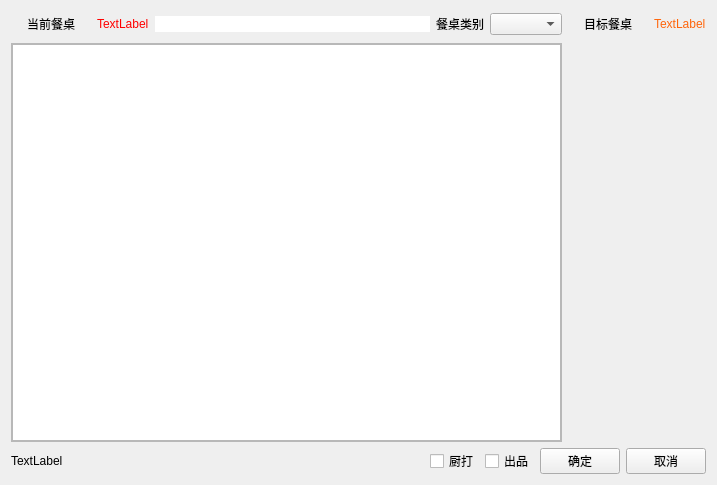
<?xml version="1.0" encoding="UTF-8"?>
<ui version="4.0">
 <class>w_scr_dish_restaurant_table_cmb</class>
 <widget class="QDialog" name="w_scr_dish_restaurant_table_cmb">
  <property name="geometry">
   <rect>
    <x>0</x>
    <y>0</y>
    <width>717</width>
    <height>485</height>
   </rect>
  </property>
  <property name="windowTitle">
   <string>Dialog</string>
  </property>
  <layout class="QVBoxLayout" name="verticalLayout_4">
   <item>
    <layout class="QHBoxLayout" name="horizontalLayout_5" stretch="1,0">
     <item>
      <layout class="QVBoxLayout" name="verticalLayout" stretch="0,1">
       <item>
        <layout class="QHBoxLayout" name="horizontalLayout_2" stretch="0,0,1,0,0">
         <item>
          <widget class="QPushButton" name="pushButton_cur_table">
           <property name="text">
            <string>当前餐桌</string>
           </property>
           <property name="flat">
            <bool>true</bool>
           </property>
          </widget>
         </item>
         <item>
          <widget class="QLabel" name="label_destination_sum">
           <property name="styleSheet">
            <string notr="true">color:red;</string>
           </property>
           <property name="text">
            <string>TextLabel</string>
           </property>
          </widget>
         </item>
         <item>
          <widget class="QLineEdit" name="lineEdit_destination">
           <property name="styleSheet">
            <string notr="true">color:#ff650b;
border:0px ;</string>
           </property>
          </widget>
         </item>
         <item>
          <widget class="QLabel" name="label">
           <property name="text">
            <string>餐桌类别</string>
           </property>
          </widget>
         </item>
         <item>
          <widget class="QComboBox" name="comboBox_tabletype"/>
         </item>
        </layout>
       </item>
       <item>
        <widget class="QFrame" name="frame">
         <property name="frameShape">
          <enum>QFrame::StyledPanel</enum>
         </property>
         <property name="frameShadow">
          <enum>QFrame::Raised</enum>
         </property>
         <property name="outer_stylesheet" stdset="0">
          <string>frame_backview</string>
         </property>
         <layout class="QVBoxLayout" name="verticalLayout_3">
          <property name="leftMargin">
           <number>0</number>
          </property>
          <property name="topMargin">
           <number>0</number>
          </property>
          <property name="rightMargin">
           <number>0</number>
          </property>
          <property name="bottomMargin">
           <number>0</number>
          </property>
          <item>
           <widget class="restaurantTableView" name="tableView"/>
          </item>
         </layout>
        </widget>
       </item>
      </layout>
     </item>
     <item>
      <layout class="QVBoxLayout" name="verticalLayout_2">
       <item>
        <layout class="QHBoxLayout" name="horizontalLayout_4" stretch="0,1">
         <item>
          <widget class="QPushButton" name="pushButton_destination">
           <property name="text">
            <string>目标餐桌</string>
           </property>
           <property name="flat">
            <bool>true</bool>
           </property>
          </widget>
         </item>
         <item>
          <widget class="QLabel" name="label_cur_table">
           <property name="styleSheet">
            <string notr="true">color:#ff650b;</string>
           </property>
           <property name="text">
            <string>TextLabel</string>
           </property>
          </widget>
         </item>
        </layout>
       </item>
       <item>
        <layout class="QHBoxLayout" name="horizontalLayout_3">
         <item>
          <widget class="QLabel" name="label_4">
           <property name="styleSheet">
            <string notr="true"/>
           </property>
           <property name="text">
            <string/>
           </property>
           <property name="pixmap">
            <pixmap resource="../res.qrc">:/image/widgets_pic/arrowright.png</pixmap>
           </property>
          </widget>
         </item>
         <item>
          <layout class="QHBoxLayout" name="horizontalLayout_div"/>
         </item>
        </layout>
       </item>
       <item>
        <spacer name="verticalSpacer">
         <property name="orientation">
          <enum>Qt::Vertical</enum>
         </property>
         <property name="sizeHint" stdset="0">
          <size>
           <width>20</width>
           <height>40</height>
          </size>
         </property>
        </spacer>
       </item>
      </layout>
     </item>
    </layout>
   </item>
   <item>
    <layout class="QHBoxLayout" name="horizontalLayout" stretch="1,0,0,0,0,0">
     <item>
      <widget class="QLabel" name="label_desc">
       <property name="text">
        <string>TextLabel</string>
       </property>
      </widget>
     </item>
     <item>
      <spacer name="horizontalSpacer">
       <property name="orientation">
        <enum>Qt::Horizontal</enum>
       </property>
       <property name="sizeHint" stdset="0">
        <size>
         <width>40</width>
         <height>20</height>
        </size>
       </property>
      </spacer>
     </item>
     <item>
      <widget class="lds_checkbox_wrap" name="checkBox_tranfer_print">
       <property name="text">
        <string>厨打</string>
       </property>
      </widget>
     </item>
     <item>
      <widget class="lds_checkbox_wrap" name="checkBox_tranfer_out">
       <property name="text">
        <string>出品</string>
       </property>
      </widget>
     </item>
     <item>
      <widget class="lds_toolbar_button" name="pushButton_ok">
       <property name="text">
        <string>确定</string>
       </property>
       <property name="outer_stylesheet" stdset="0">
        <string>pushbutton</string>
       </property>
      </widget>
     </item>
     <item>
      <widget class="lds_toolbar_button" name="pushButton_cancel">
       <property name="text">
        <string>取消</string>
       </property>
       <property name="outer_stylesheet" stdset="0">
        <string>pushbutton</string>
       </property>
      </widget>
     </item>
    </layout>
   </item>
  </layout>
 </widget>
 <customwidgets>
  <customwidget>
   <class>lds_toolbar_button</class>
   <extends>QPushButton</extends>
   <header>lds_toolbar_button.h</header>
  </customwidget>
  <customwidget>
   <class>restaurantTableView</class>
   <extends>QTableView</extends>
   <header>restauranttableview.h</header>
  </customwidget>
  <customwidget>
   <class>lds_checkbox_wrap</class>
   <extends>QCheckBox</extends>
   <header>lds_checkbox_wrap.h</header>
  </customwidget>
 </customwidgets>
 <resources>
  <include location="../res.qrc"/>
 </resources>
 <connections/>
</ui>
